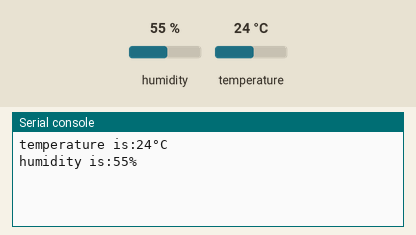
A program run on a simulated Raspberry Pi Pico running MicroPython. Shown: the last lines printed to the serial console. The inputs (shaded band) are chosen by the test bench; at power-on: humidity 55 %, temperature 24 °C.

Above: at 1.2 s.
1.3 s: humidity set to 22 %
At 2.5 s:
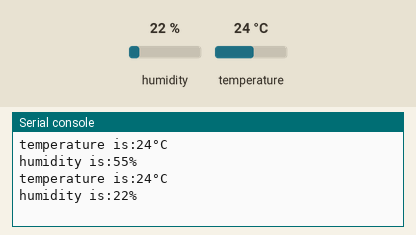
4.0 s: temperature set to 12 °C
At 4.8 s:
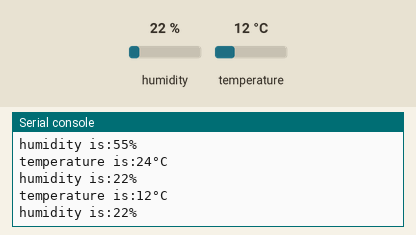
6.7 s: humidity set to 40 %
At 9.6 s:
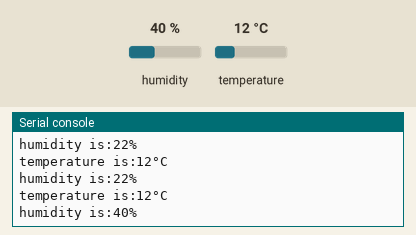
Timing chart, 0 to 11.1 s (numbered marks = the images above; inputs shaded):
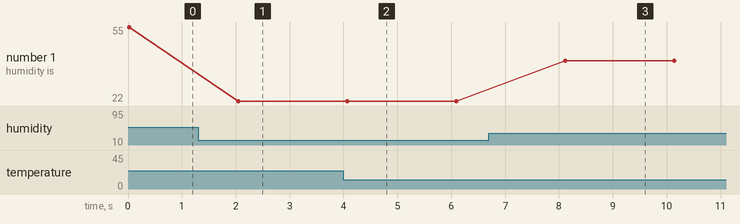

Measured:
- after the input at 1.3 s, the serial console: prints a new line after 0.75 s (image 1)
- after the input at 4.0 s, the serial console: prints a new line after 0.07 s (image 2)
- after the input at 6.7 s, the serial console: prints a new line after 1.4 s (image 3)
- plotted number 1: 55 → 22 after the input at 1.3 s, 22 → 40 after the input at 6.7 s

The program:

5.py
```python
from machine import Pin
from dht import DHT11
import time

myDht = DHT11(Pin(15))

while True:
    myDht.measure()

    temp = myDht.temperature()
    hum = myDht.humidity()

    print(f"temperature is:{temp}°C\nhumidity is:{hum}%")

    time.sleep(2)
```
